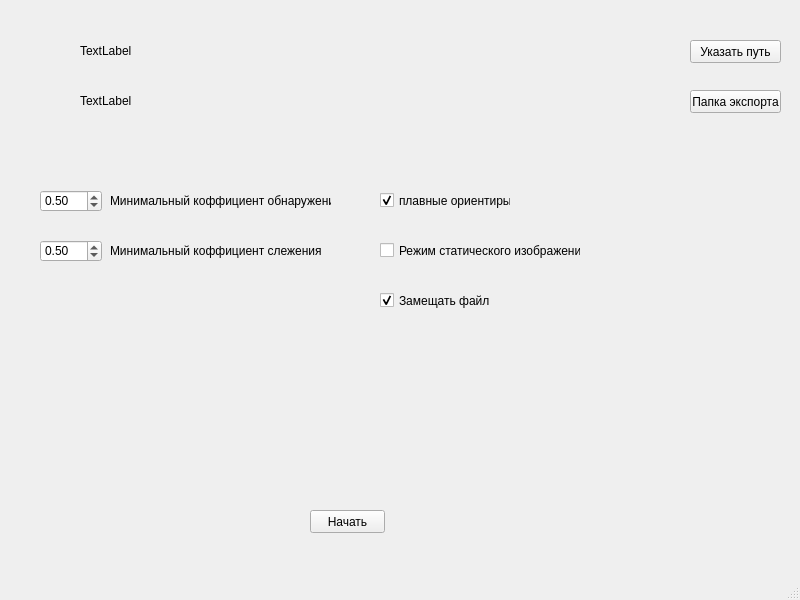
<?xml version="1.0" encoding="UTF-8"?>
<ui version="4.0">
 <class>MainWindow</class>
 <widget class="QMainWindow" name="MainWindow">
  <property name="geometry">
   <rect>
    <x>0</x>
    <y>0</y>
    <width>800</width>
    <height>600</height>
   </rect>
  </property>
  <property name="windowTitle">
   <string>MainWindow</string>
  </property>
  <widget class="QWidget" name="centralwidget">
   <widget class="QLabel" name="label">
    <property name="geometry">
     <rect>
      <x>10</x>
      <y>20</y>
      <width>51</width>
      <height>51</height>
     </rect>
    </property>
    <property name="text">
     <string/>
    </property>
    <property name="pixmap">
     <pixmap>../images/blender_logo.png</pixmap>
    </property>
   </widget>
   <widget class="QLabel" name="way">
    <property name="geometry">
     <rect>
      <x>80</x>
      <y>40</y>
      <width>601</width>
      <height>21</height>
     </rect>
    </property>
    <property name="text">
     <string>TextLabel</string>
    </property>
   </widget>
   <widget class="QPushButton" name="way_button">
    <property name="geometry">
     <rect>
      <x>690</x>
      <y>40</y>
      <width>91</width>
      <height>23</height>
     </rect>
    </property>
    <property name="text">
     <string>Указать путь</string>
    </property>
   </widget>
   <widget class="QPushButton" name="Start">
    <property name="geometry">
     <rect>
      <x>310</x>
      <y>510</y>
      <width>75</width>
      <height>23</height>
     </rect>
    </property>
    <property name="text">
     <string>Начать</string>
    </property>
   </widget>
   <widget class="QLabel" name="Errors">
    <property name="geometry">
     <rect>
      <x>396</x>
      <y>510</y>
      <width>391</width>
      <height>41</height>
     </rect>
    </property>
    <property name="text">
     <string/>
    </property>
   </widget>
   <widget class="QLabel" name="exportlogo">
    <property name="geometry">
     <rect>
      <x>10</x>
      <y>80</y>
      <width>51</width>
      <height>51</height>
     </rect>
    </property>
    <property name="text">
     <string/>
    </property>
    <property name="pixmap">
     <pixmap>../images/export_icon.png</pixmap>
    </property>
   </widget>
   <widget class="QLabel" name="export_2">
    <property name="geometry">
     <rect>
      <x>80</x>
      <y>90</y>
      <width>601</width>
      <height>21</height>
     </rect>
    </property>
    <property name="text">
     <string>TextLabel</string>
    </property>
   </widget>
   <widget class="QPushButton" name="export_button">
    <property name="geometry">
     <rect>
      <x>690</x>
      <y>90</y>
      <width>91</width>
      <height>23</height>
     </rect>
    </property>
    <property name="text">
     <string>Папка экспорта</string>
    </property>
   </widget>
   <widget class="QDoubleSpinBox" name="min_detection_confidence">
    <property name="geometry">
     <rect>
      <x>40</x>
      <y>190</y>
      <width>62</width>
      <height>22</height>
     </rect>
    </property>
    <property name="maximum">
     <double>1.000000000000000</double>
    </property>
    <property name="singleStep">
     <double>0.100000000000000</double>
    </property>
    <property name="value">
     <double>0.500000000000000</double>
    </property>
   </widget>
   <widget class="QCheckBox" name="smooth_landmarks">
    <property name="enabled">
     <bool>true</bool>
    </property>
    <property name="geometry">
     <rect>
      <x>380</x>
      <y>190</y>
      <width>131</width>
      <height>21</height>
     </rect>
    </property>
    <property name="text">
     <string>плавные ориентиры</string>
    </property>
    <property name="checked">
     <bool>true</bool>
    </property>
   </widget>
   <widget class="QCheckBox" name="static_image_mode">
    <property name="geometry">
     <rect>
      <x>380</x>
      <y>240</y>
      <width>201</width>
      <height>21</height>
     </rect>
    </property>
    <property name="text">
     <string>Режим статического изображения</string>
    </property>
   </widget>
   <widget class="QLabel" name="label_2">
    <property name="geometry">
     <rect>
      <x>110</x>
      <y>190</y>
      <width>221</width>
      <height>21</height>
     </rect>
    </property>
    <property name="text">
     <string>Минимальный коффициент обнаружения</string>
    </property>
   </widget>
   <widget class="QLabel" name="label_3">
    <property name="geometry">
     <rect>
      <x>110</x>
      <y>240</y>
      <width>221</width>
      <height>21</height>
     </rect>
    </property>
    <property name="text">
     <string>Минимальный коффициент слежения</string>
    </property>
   </widget>
   <widget class="QDoubleSpinBox" name="min_tracking_confidence">
    <property name="geometry">
     <rect>
      <x>40</x>
      <y>240</y>
      <width>62</width>
      <height>22</height>
     </rect>
    </property>
    <property name="maximum">
     <double>1.000000000000000</double>
    </property>
    <property name="singleStep">
     <double>0.100000000000000</double>
    </property>
    <property name="value">
     <double>0.500000000000000</double>
    </property>
   </widget>
   <widget class="QCheckBox" name="new_file_status">
    <property name="geometry">
     <rect>
      <x>380</x>
      <y>290</y>
      <width>191</width>
      <height>21</height>
     </rect>
    </property>
    <property name="text">
     <string>Замещать файл</string>
    </property>
    <property name="checked">
     <bool>true</bool>
    </property>
   </widget>
  </widget>
  <widget class="QMenuBar" name="menubar">
   <property name="geometry">
    <rect>
     <x>0</x>
     <y>0</y>
     <width>800</width>
     <height>21</height>
    </rect>
   </property>
  </widget>
  <widget class="QStatusBar" name="statusbar"/>
 </widget>
 <resources/>
 <connections/>
</ui>
